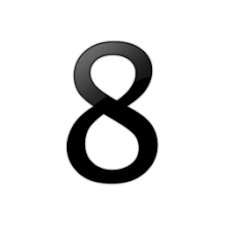
#> input picture 8.jpg, 225 x 225 px
$ python -i views.py   (imports and definitions only)   (older library calls are emulated)
#> lines starting #> are read from the running program, lines starting #| are printed output that depends on the picture; after the words box and inside, x2 and y2 are one past the last pixel; in counts of white or black regions, pixels touching at a corner belong together
#> further down, picture is the input picture: shape (225, 225, 3); min 0, max 255, mean 225.6
from django.shortcuts import render
from django.http import HttpResponse
from django.views.decorators.csrf import csrf_exempt
import numpy as np
import base64
import cv2 as cv
from skimage.feature import hog
from sklearn.externals import joblib
import os


BASE_DIR = os.path.dirname(os.path.dirname(os.path.abspath(__file__)))
DIR = os.path.join(BASE_DIR, "digi_vision")

# [2 lines not run here, left out]


def get_ict(img):  # returns image, contours and threshold
    gray = cv.cvtColor(img, cv.COLOR_RGB2GRAY)
    blur = cv.GaussianBlur(gray, (7, 7), 0)
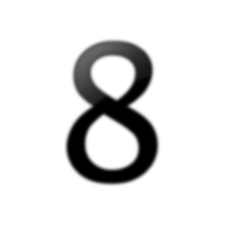
#> blur: shape (225, 225); min 0, max 255, mean 225.6
    _, thresh = cv.threshold(blur, 100, 255, cv.THRESH_BINARY_INV)
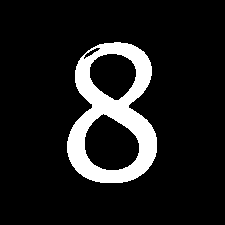
#> thresh: shape (225, 225); 11.4% white; 1 white region
    _, contour, hier = cv.findContours(
        thresh.copy(), cv.RETR_TREE, cv.CHAIN_APPROX_SIMPLE)
#> contour = 4 contours; box (x1, y1, x2, y2) and area: (67, 42, 157, 183) 9434, (84, 113, 140, 171) 2291, (89, 53, 137, 101) 1630, (83, 47, 101, 60) 66

    return img, contour, thresh


# [81 lines left out: function DigiView, not called in this run]

>>> import cv2
>>> picture = cv2.cvtColor(cv2.imread('../../8.jpg'), cv2.COLOR_BGR2RGB)
>>> result = get_ict(picture)
